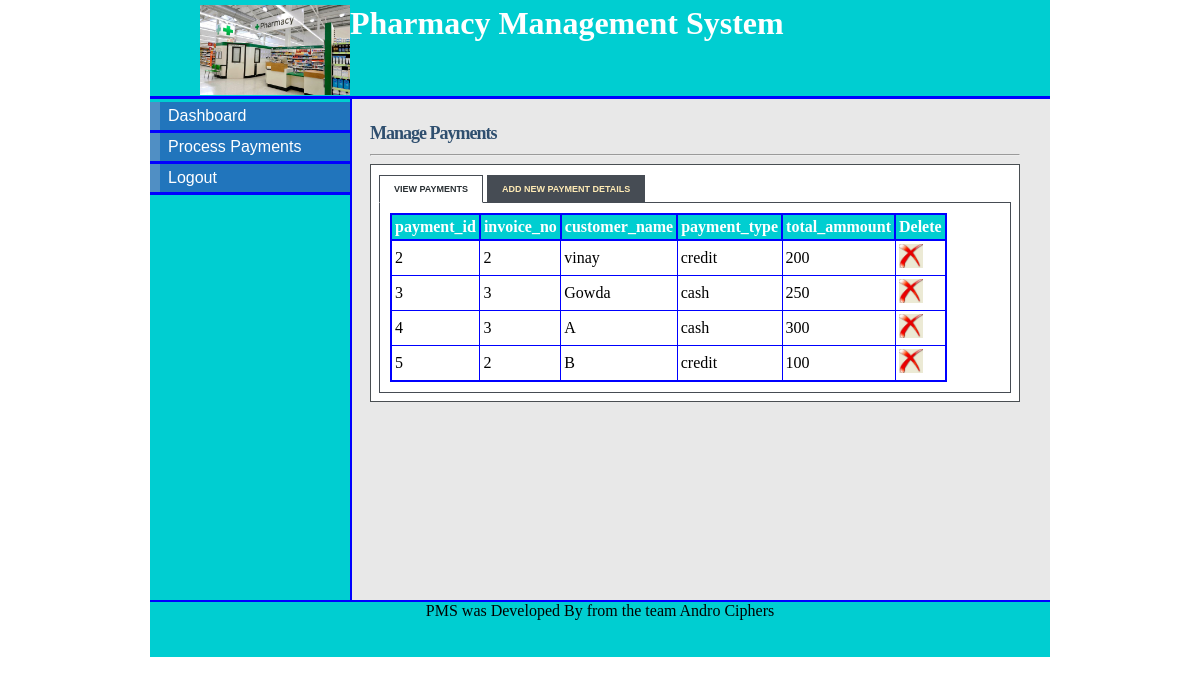
The page /payment.php (signed in) on the database its author committed.
### tables this page shows
CREATE TABLE `payment_details` (
  `payment_id` tinyint(5) NOT NULL,
  `invoice_no` tinyint(5) NOT NULL,
  `customer_name` varchar(20) NOT NULL,
  `payment_type` varchar(20) NOT NULL,
  `total_ammount` int(11) NOT NULL
);

### payment.php (the view, shortened to what this page needs)
<!DOCTYPE html>
<html>
<head>
<link rel="stylesheet" type="text/css" href="style/mystyle.css">
<link rel="stylesheet" href="style/style.css" type="text/css" media="screen" />
<link rel="stylesheet" href="style/table.css" type="text/css" media="screen" />
</head>
<body>
<div id="content">
<div id="header">
<h1><a href="#"><img src="images/main_logo.jpg"></a> Pharmacy Management System</h1></div>
<div id="left_column">
<div id="button">
<ul>
			<li><a href="manager.php">Dashboard</a></li>
			<li><a href="view.php">Process Payments</a></li>
			<li><a href="logout.php">Logout</a></li>
		</ul>
</div>
		</div>
<div id="main">
<div id="tabbed_box" class="tabbed_box">
    <h4>Manage Payments</h4>
<hr/>
    <div class="tabbed_area">
        <ul class="tabs">
            <li><a href="javascript:tabSwitch('tab_1', 'content_1');" id="tab_1" class="active">View Payments</a></li>
            <li><a href="javascript:tabSwitch('tab_2', 'content_2');" id="tab_2">Add New Payment Details</a></li>
        </ul>
        <div id="content_1" class="content">
		<?php
        $result = mysql_query("SELECT * FROM payment_details")
                or die(mysql_error());
        echo "<table border='1' cellpadding='3'>";
         echo "<tr><th>payment_id</th><th>invoice_no</th><th>customer_name</th><th>payment_type</th><th>total_ammount</th><th>Delete</th></tr>";
        while($row = mysql_fetch_array( $result )) {
                echo "<tr>";
                 echo '<td>' . $row['payment_id'] . '</td>';
                echo '<td>' . $row['invoice_no'] . '</td>';
				echo '<td>' . $row['customer_name'] . '</td>';
				echo '<td>' . $row['payment_type'] . '</td>';
				echo '<td>' . $row['total_ammount'] . '</td>';?>
				<td><a href="delete_payment.php?payment_id=<?php echo $row['payment_id']?>"><img src="images/delete-icon.jpg" width="24" height="24" border="0" /></a></td>
				<?php
		 }
        echo "</table>";
?>
        </div>
    </div>
</div>
</div>
<div id="footer" align="Center"> PMS was Developed By from the team Andro Ciphers</div>
</div>
</body>
</html>

### style/mystyle.css (style rules this page uses)
body { margin-top: 0px; padding-top: 0px; }
#content { margin-left: auto; margin-right: auto; background: #E8E8E8; width: 900px; height: 600px; }
#header { width: 900px; height: 96px; background: #00CED1; border-bottom: solid 3px blue; }
#header h1 { margin: 0px; padding-top: 5px; margin-left: 50px; color: #fff; }
#header img { float:left; height: 90px; width: 150px; }
#left_column { clear: all; float: left; width: 200px; height: 501px; background: #00CED1; border-right:solid 2px blue; }
#main { clear: all; width: 780px; height: 470px; background: #E8E8E8; }
#button { width: 12.5em; padding: 0 0 1em 0; margin-top: 0.2em; margin-bottom: 1em; font-family: 'Trebuchet MS', 'Lucida Grande', Verdana, Arial, Sans-serif; background: #00CED1; color: #333; }
#button ul { list-style: none; margin: 0; padding: 0; border: none; }
#button li { border-bottom: 3px solid blue; margin: 0; list-style: none; list-style-image: none; }
#button li a { display: block; padding: 5px 5px 5px 0.5em; border-left: 10px solid #508fc4; border-right: 10px solid #2175bc; background-color: #2175bc; color: #fff; text-decoration: none; width: 100%; }
html>body #button li a { width: auto; }
#footer { width: 900px; height: 55px; background: #00CED1; clear: all; border-top: solid 2px blue; }

### style/style.css (style rules this page uses)
#tabbed_box { margin: 0px auto 0px 220px; width: 650px; }
.tabbed_box h4 { font-size: 18px; color:#2F4F6F; letter-spacing:-1px; margin-bottom:10px; }
.tabbed_area { border: 1px solid #494e52; background-color: #fff; padding: 8px; }
ul.tabs { margin: 0px; padding: 0px; margin-top: 5px; margin-bottom: 6px; }
ul.tabs li { list-style: none; display: inline; }
ul.tabs li a { background-color: #464c54; color: #ffebb5; padding: 8px 14px 8px 14px; text-decoration: none; font-size: 9px; font-family: Verdana, Arial, Helvetica, sans-serif; font-weight: bold; text-transform: uppercase; border: 1px solid #464c54; }
ul.tabs li a.active { background-color: #ffffff; color: #282e32; border: 1px solid #464c54; border-bottom: 1px solid #ffffff; }
.content { background-color: #ffffff; padding: 10px; border: 1px solid #464c54; }

### style/table.css (style rules this page uses)
table { border-collapse:collapse; }
table,th { border: 2px solid blue; }
th { background-color: #00CED1; color:white; }

### payment.php (style rules this page uses)
#main { height: 477px; }

### rows shown on the page
payment_details: payment_id "2", invoice_no "2", customer_name "vinay", payment_type "credit", total_ammount "200"
payment_details: payment_id "3", invoice_no "3", customer_name "Gowda", payment_type "cash", total_ammount "250"
payment_details: payment_id "4", invoice_no "3", customer_name "A", payment_type "cash", total_ammount "300"
payment_details: payment_id "5", invoice_no "2", customer_name "B", payment_type "credit", total_ammount "100"
